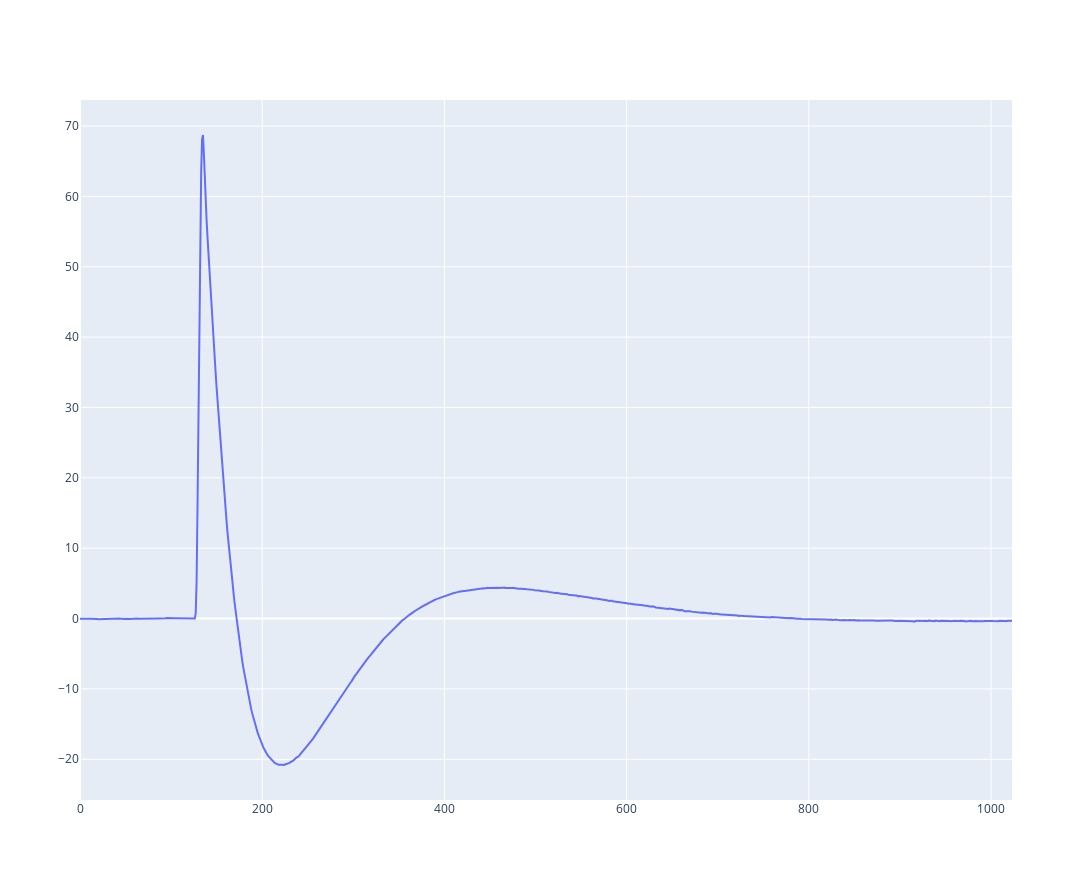

The notebook cell saved with this chart:
### Code cell
import plotly.graph_objects as go
fig = go.Figure()
fig.add_trace(go.Scatter(y=wfsettemplate.avgwvf, mode='lines', name='data'))
# fig.add_trace(go.Scatter(x=times, y=data, mode='lines', name='data'))
# for v in range(1000,1400,50):
#     vals[3] = v
#     fig.add_trace(go.Scatter(x=times, y=(model(times,*vals))/np.max(model(times,*vals)), mode='lines', name=f"{vals[3]:.1f}"))
fig.update_layout(
    width=1320,
    height=880)
fig.show()
# plt.plot(times,data,'-', lw=2 ,color='k', label='data')
# plt.plot(times,model(times,*vals),color='r',zorder=100,label='fit')

### Figure 1 — Plotly figure (JSON) as saved in the notebook; plotly's stock layout.template omitted (floating-point values rounded to 4 significant figures; data arrays with more than 128 entries replaced by an {"elided": "..."} marker saying what was removed)
{"data": [{"mode": "lines", "name": "data", "type": "scatter", "y": {"elided": "1024 float values"}}], "layout": {"height": 880, "width": 1320}}
